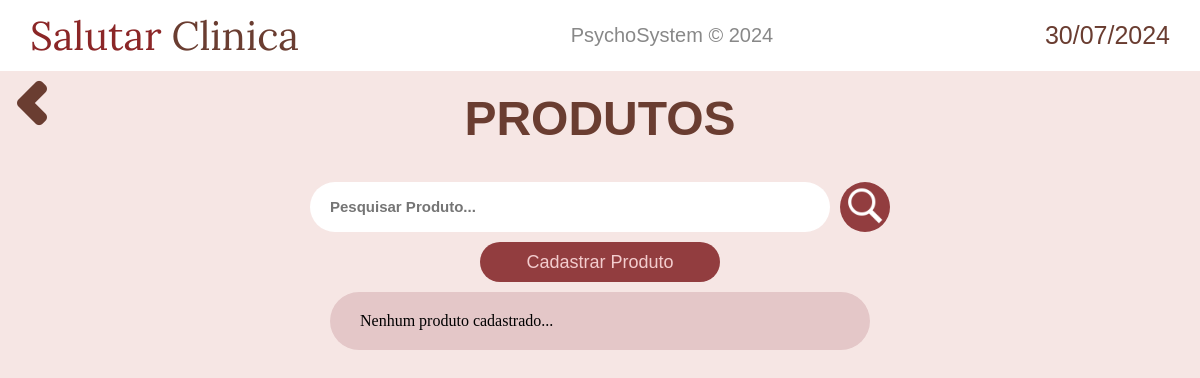
/produtos/ (signed in), run on an earlier commit of the app's database.
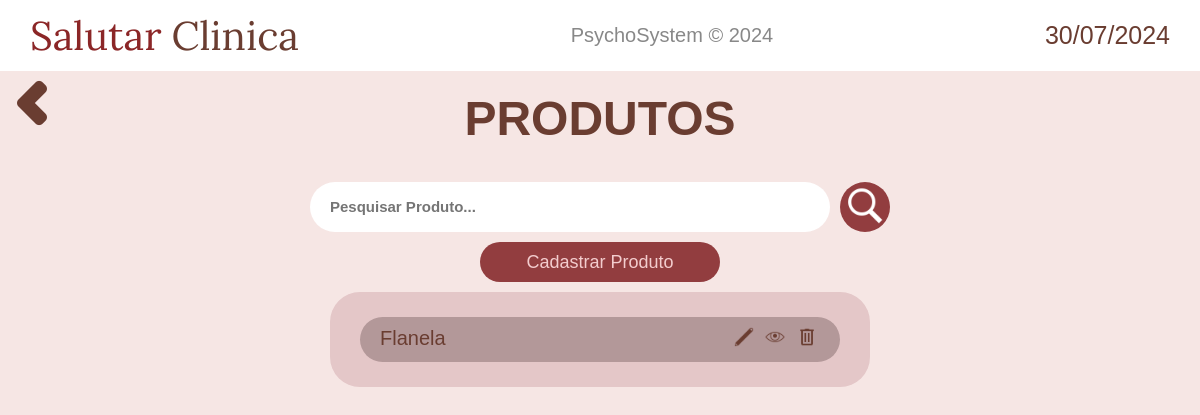
And on a later commit of the database.
### produtos/models.py (models this page shows)
class Produto(models.Model):
    nome = models.CharField(max_length=50)
    descricao = models.TextField()
    preco_unit = models.DecimalField(max_digits=10, decimal_places=2)

### produtos/views.py (the view)
# urls.py: path('', views.display_produtos, name="display_produtos"),
@login_required(login_url='home:login')
def display_produtos(request):
    produtos = Produto.objects.all()
    context_ = {
        'data_atual': data_atual,
        'produtos': produtos,
    }
    return render(request, 'produtos/display.html', context_)

### produtos/templates/produtos/display.html (shortened to what this page needs)
{% extends 'base.html' %}
{% load static %}
{% block content %}
<div style="display: flex;">
    <a href="{% url 'home:navegacao' %}" class="return-button"><img src="{% static 'home/imagens/chevron-left.png' %}" alt=""></a>
    <h2 class="welcome-text"><a href="{% url 'produtos:display_produtos' %}">PRODUTOS</a></h2>
</div>
<main style="flex-direction: column;">
    <form action="" method="get" style="justify-content: center; display: flex;">
        <input class="pesquisar-pacientes" type="text" id="search" name="q" placeholder="Pesquisar Produto...">
        <button type="submit" class="pesquisar-button">
            <img src="{% static 'pacientes/imagens/pesquisar-icon.png' %}" height="40" alt="">
        </button>
    </form>
    <a class="add-paciente-button" href="">
        Cadastrar Produto
    </a>
    <div class="mostrar-pacientes-container">
        {% if produtos %}
            {% for produto in produtos %}
                <div class="paciente-exibido">
                    <h4 style="font-weight: 500;">{{ produto.nome }}</h4>
                    <div class="icones-paciente">
                        <a href="" style="margin: 0 3px;">
                            <img height="20" src="{% static 'pacientes/imagens/editar-icon.png' %}" alt="">
                        </a>
                        <a href="" style="margin: 0 3px;">
                            <img height="20" src="{% static 'pacientes/imagens/ver-icon.png' %}" alt="">
                        </a>
                        <a href="#" class="opcao-deletar" style="margin: 0 3px;" data-modal-id="modal-{{ produto.id }}">
                            <img height="20" src="{% static 'pacientes/imagens/excluir-icon.png' %}" alt="">
                        </a>
                    </div>
                </div>
            {% endfor %}
        {% else %}
            <h4 style="font-weight: 500;">Nenhum produto cadastrado...</h4>
        {% endif %}
    </div>
</main>
{% endblock content %}

What changed in the data, as far as the page shows it:
added Produto: nome "Flanela"
Also different on the page:
text no longer shown: "Nenhum produto cadastrado..."
